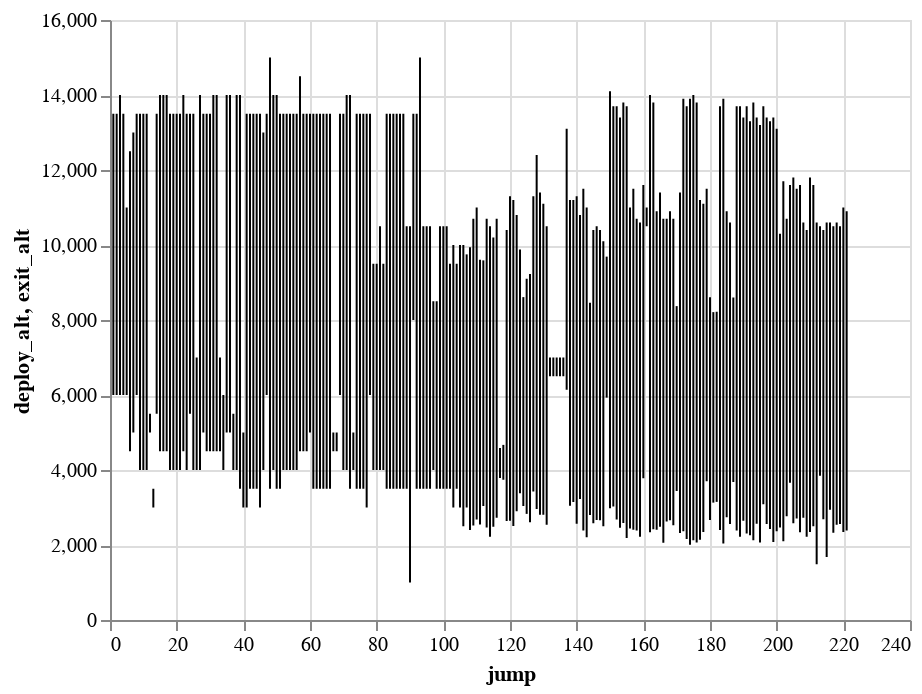

Notebook code for this chart:
### Markdown cell above
<img src="../images/candlestick.png" alt="candlestick" width="400">

[Source](https://altair-viz.github.io/gallery/candlestick_chart.html)

### Code cell
alt.Chart(eli).mark_rule().encode(
    x='jump',
    y='deploy_alt',
    y2='exit_alt'
)

### Figure 1 — Vega-Lite specification as saved in the notebook (floating-point values rounded to 4 significant figures; data arrays with more than 128 entries replaced by an {"elided": "..."} marker saying what was removed)
{"config": {"view": {"continuousWidth": 400, "continuousHeight": 300}}, "data": {"name": "data-e9ee3ad08db80bded396bcee694efecb"}, "mark": "rule", "encoding": {"x": {"type": "quantitative", "field": "jump"}, "y": {"type": "quantitative", "field": "deploy_alt"}, "y2": {"field": "exit_alt"}}, "$schema": "https://vega.github.io/schema/vega-lite/v4.8.1.json", "datasets": {"data-e9ee3ad08db80bded396bcee694efecb": {"elided": "221 records"}}}
